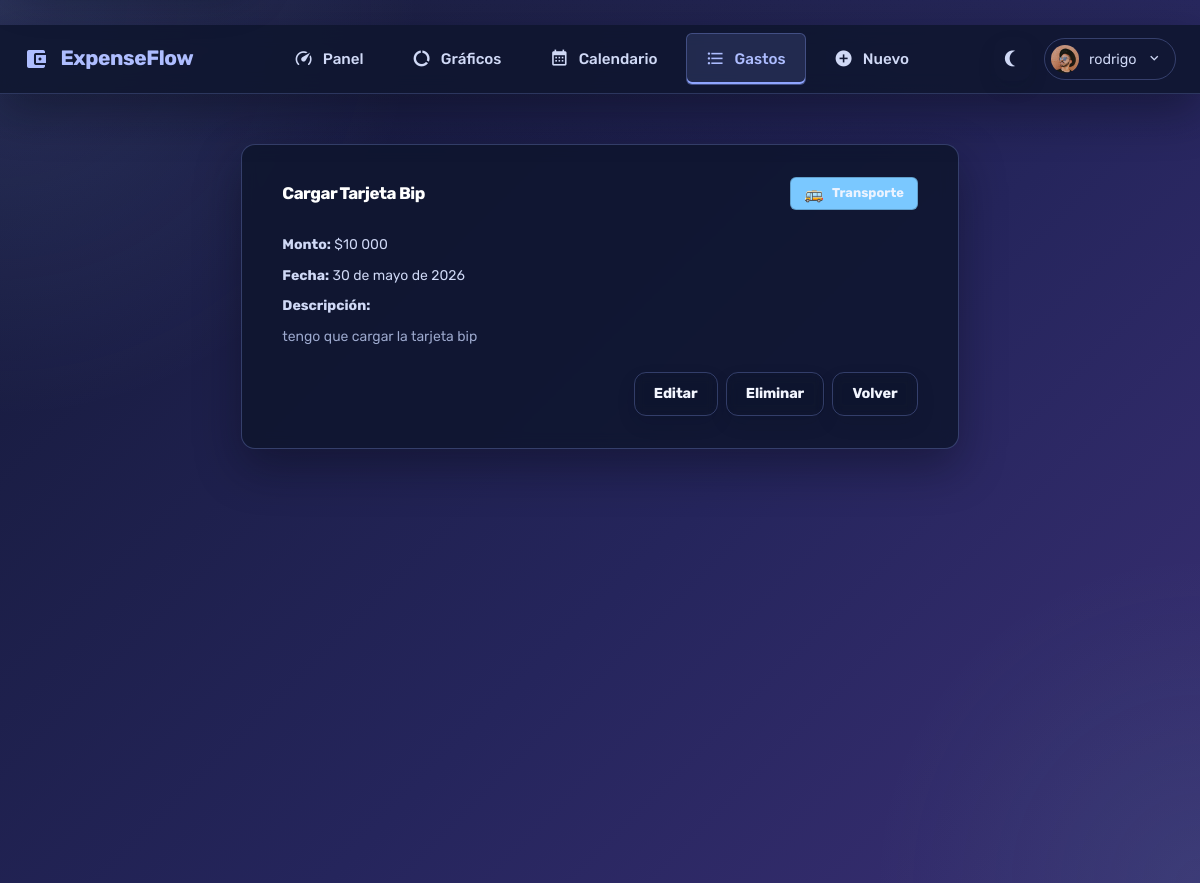
The page /expenses/2/ (signed in) on the database its author committed.
### core/models.py (models this page shows, shortened)
class Expense(models.Model):
    CATEGORY_FOOD = "food"
    CATEGORY_TRANSPORT = "transport"
    CATEGORY_ENTERTAINMENT = "entertainment"
    CATEGORY_GAMES = "games"
    CATEGORY_SUBSCRIPTIONS = "subscriptions"
    CATEGORY_EDUCATION = "education"
    CATEGORY_OTHER = "other"
    CATEGORY_CHOICES = [
        (CATEGORY_FOOD, "Alimentación"),
        (CATEGORY_TRANSPORT, "Transporte"),
        (CATEGORY_ENTERTAINMENT, "Entretenimiento"),
        (CATEGORY_GAMES, "Juegos"),
        (CATEGORY_SUBSCRIPTIONS, "Suscripciones"),
        (CATEGORY_EDUCATION, "Educación"),
        (CATEGORY_OTHER, "Otro"),
    ]
    RECURRING_FREQUENCY_NONE = ""
    RECURRING_FREQUENCY_DAILY = "daily"
    RECURRING_FREQUENCY_WEEKLY = "weekly"
    RECURRING_FREQUENCY_MONTHLY = "monthly"
    RECURRING_FREQUENCY_CHOICES = [
        (RECURRING_FREQUENCY_NONE, "No recurrente"),
        (RECURRING_FREQUENCY_DAILY, "Diario"),
        (RECURRING_FREQUENCY_WEEKLY, "Semanal"),
        (RECURRING_FREQUENCY_MONTHLY, "Mensual"),
    ]
    user = models.ForeignKey(
        settings.AUTH_USER_MODEL,
        on_delete=models.CASCADE,
        related_name="expenses",
    )
    title = models.CharField(max_length=120)
    amount = models.DecimalField(max_digits=12, decimal_places=2)
    category = models.CharField(max_length=20, choices=CATEGORY_CHOICES, default=CATEGORY_OTHER)
    date = models.DateField()
    description = models.TextField(blank=True)
    is_recurring = models.BooleanField(default=False)
    recurrence_frequency = models.CharField(
        max_length=10,
        choices=RECURRING_FREQUENCY_CHOICES,
        blank=True,
        default=RECURRING_FREQUENCY_NONE,
    )
    next_occurrence = models.DateField(null=True, blank=True)
    recurrence_parent = models.ForeignKey(
        "self",
        null=True,
        blank=True,
        related_name="generated_instances",
        on_delete=models.SET_NULL,
    )
    created_at = models.DateTimeField(auto_now_add=True)
    updated_at = models.DateTimeField(auto_now=True)
    class Meta:
        ordering = ["-date", "-created_at"]
    @property
    def is_recurring_expense(self):
        return bool(self.is_recurring or self.recurrence_parent_id)

### core/views.py (the view)
# urls.py: path('expenses/<int:expense_id>/', expense_detail, name="expense_detail"),
@login_required
def expense_detail(request, expense_id):
    _sync_recurring_expenses(request.user)
    expense = get_object_or_404(Expense, id=expense_id, user=request.user)
    return render(request, "core/expenses/expense_detail.html", {"expense": expense})

### core/services/recurring.py (called while the page is built, shortened)
def advance_recurring_expenses(user, as_of=None):
    today = as_of or timezone.localdate()
    templates = Expense.objects.filter(
        user=user,
        is_recurring=True,
    ).exclude(recurrence_frequency=Expense.RECURRING_FREQUENCY_NONE).order_by("date", "created_at")
    generated_count = 0
    return generated_count

### core/templatetags/category_tags.py (called while the page is built)
@register.simple_tag
def category_badge(cat_key):
    meta = CATEGORY_META.get(cat_key, CATEGORY_META['other'])
    label = meta.get('label')
    icon = meta.get('icon')
    color = meta.get('color')
    html = f'<span class="category-badge" data-cat="{cat_key}" style="background:{color};">'
    html += f'<span class="cat-icon">{icon}</span> <span class="cat-label">{label}</span></span>'
    return mark_safe(html)

### core/views.py (called while the page is built)
def _sync_recurring_expenses(user):
    return advance_recurring_expenses(user)

### core/templates/core/expenses/expense_detail.html (shortened to what this page needs)
﻿{% extends 'core/base.html' %}
{% load humanize category_tags %}
{% block contenido %}
<div class="main-panel">
  <div class="content-wrapper">
    <div class="row justify-content-center">
      <div class="col-lg-8 grid-margin stretch-card">
        <div class="card">
          <div class="card-body">
            <div class="d-flex justify-content-between align-items-center mb-4">
              <h4 class="card-title mb-0">{{ expense.title }}</h4>
              <div class="d-flex align-items-center gap-2 flex-wrap">
                {% category_badge expense.category %}
              </div>
            </div>
            <p><strong>Monto:</strong> ${{ expense.amount|floatformat:0|intcomma }}</p>
            <p><strong>Fecha:</strong> {{ expense.date }}</p>
            <p><strong>Descripción:</strong></p>
            <p class="text-muted">{{ expense.description|default:'No hay descripción registrada.' }}</p>
            <div class="d-flex justify-content-end mt-4">
              <a href="{% url 'expense_update' expense.id %}" class="btn btn-outline-warning mr-2">Editar</a>
              <a href="{% url 'expense_delete' expense.id %}" class="btn btn-outline-danger mr-2">Eliminar</a>
              <a href="{% url 'expense_list' %}" class="btn btn-outline-light">Volver</a>
            </div>
          </div>
        </div>
      </div>
    </div>
  </div>
</div>
{% endblock contenido %}

### core/templates/core/base.html (shortened to what this page needs)
{% load static %}
<!DOCTYPE html>
<html lang="es">
  <head>
    <link rel="stylesheet" href="{% static 'core/assets/vendors/mdi/css/materialdesignicons.min.css' %}">
    <link rel="stylesheet" href="{% static 'core/assets/vendors/css/vendor.bundle.base.css' %}">
    <link rel="stylesheet" href="{% static 'core/assets/vendors/jvectormap/jquery-jvectormap.css' %}">
    <link rel="stylesheet" href="{% static 'core/assets/vendors/flag-icon-css/css/flag-icon.min.css' %}">
    <link rel="stylesheet" href="{% static 'core/assets/vendors/owl-carousel-2/owl.carousel.min.css' %}">
    <link rel="stylesheet" href="{% static 'core/assets/vendors/owl-carousel-2/owl.theme.default.min.css' %}">
    <link rel="stylesheet" href="{% static 'core/assets/css/style.css' %}">
    <link rel="stylesheet" href="{% static 'core/assets/css/redesign.css' %}">
  </head>
  <body>
    <nav class="navbar-main" aria-label="Navegación principal">
      <div class="navbar-container">
        <div class="navbar-brand">
          <a href="{% url 'dashboard' %}" class="brand-logo">
            <i class="mdi mdi-wallet"></i>
            <span>ExpenseFlow</span>
          </a>
        </div>
        <div class="navbar-nav-center">
          <a href="{% url 'dashboard' %}" class="nav-link-item {% if request.resolver_match.url_name == 'dashboard' or request.resolver_match.url_name == 'index' %}active{% endif %}">
            <i class="mdi mdi-speedometer"></i>
            <span>Panel</span>
          </a>
          <a href="{% url 'charts' %}" class="nav-link-item {% if request.resolver_match.url_name == 'charts' %}active{% endif %}">
            <i class="mdi mdi-chart-donut"></i>
            <span>Gráficos</span>
          </a>
          <a href="{% url 'expense_calendar' %}" class="nav-link-item {% if request.resolver_match.url_name == 'expense_calendar' %}active{% endif %}">
            <i class="mdi mdi-calendar-month"></i>
            <span>Calendario</span>
          </a>
          <a href="{% url 'expense_list' %}" class="nav-link-item {% if request.resolver_match.url_name == 'expense_list' or request.resolver_match.url_name == 'expense_detail' %}active{% endif %}">
            <i class="mdi mdi-format-list-bulleted"></i>
            <span>Gastos</span>
          </a>
          <a href="{% url 'expense_create' %}" class="nav-link-item {% if request.resolver_match.url_name == 'expense_create' or request.resolver_match.url_name == 'expense_update' %}active{% endif %}">
            <i class="mdi mdi-plus-circle"></i>
            <span>Nuevo</span>
          </a>
        </div>
        <div class="navbar-actions">
          <button class="btn-theme-toggle" id="themeToggle" type="button" title="Cambiar tema" aria-label="Cambiar tema">
            <i class="mdi mdi-moon-waning-crescent" id="themeIcon"></i>
          </button>
          <div class="navbar-dropdown">
            <button class="navbar-profile-btn" id="profileDropdown" type="button">
              <img src="{% static 'core/assets/images/faces/face15.jpg' %}" alt="Profile" class="profile-avatar">
              <span class="profile-username">{{ user.username }}</span>
              <i class="mdi mdi-chevron-down"></i>
            </button>
          </div>
        </div>
      </div>
    </nav>
    <main id="main-content" class="main-container" role="main">
      <div class="dashboard-container app-shell">
        {% block contenido %}
        {% endblock contenido %}
      </div>
    </main>
  </body>
</html>

### rows shown on the page
Expense: title "Cargar Tarjeta Bip", category "🚌 Transporte", amount "10 000", date "30 de mayo de 2026", description "tengo que cargar la tarjeta bip"

### other values the page prints
{{ user.username }} "rodrigo"
